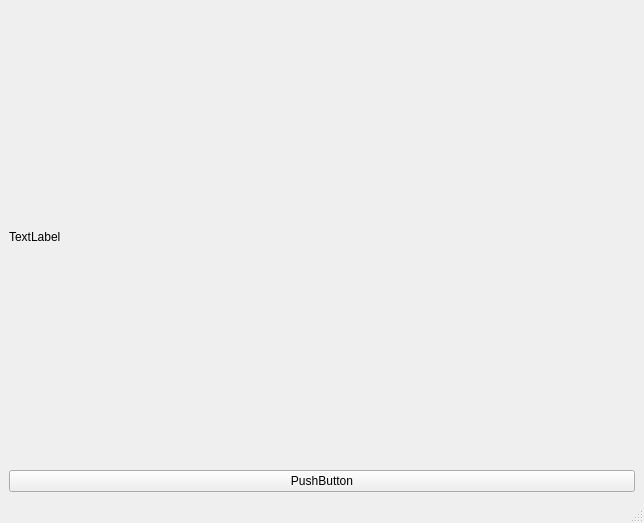
<?xml version="1.0" encoding="UTF-8"?>
<ui version="4.0">
 <class>MainWindow</class>
 <widget class="QMainWindow" name="MainWindow">
  <property name="geometry">
   <rect>
    <x>0</x>
    <y>0</y>
    <width>644</width>
    <height>523</height>
   </rect>
  </property>
  <property name="windowTitle">
   <string>MainWindow</string>
  </property>
  <widget class="QWidget" name="centralwidget">
   <layout class="QVBoxLayout" name="verticalLayout">
    <item>
     <widget class="QLabel" name="label">
      <property name="text">
       <string>TextLabel</string>
      </property>
     </widget>
    </item>
    <item>
     <widget class="QPushButton" name="pushButton">
      <property name="text">
       <string>PushButton</string>
      </property>
     </widget>
    </item>
   </layout>
  </widget>
  <widget class="QMenuBar" name="menubar">
   <property name="geometry">
    <rect>
     <x>0</x>
     <y>0</y>
     <width>644</width>
     <height>24</height>
    </rect>
   </property>
  </widget>
  <widget class="QStatusBar" name="statusbar"/>
 </widget>
 <resources/>
 <connections/>
</ui>
